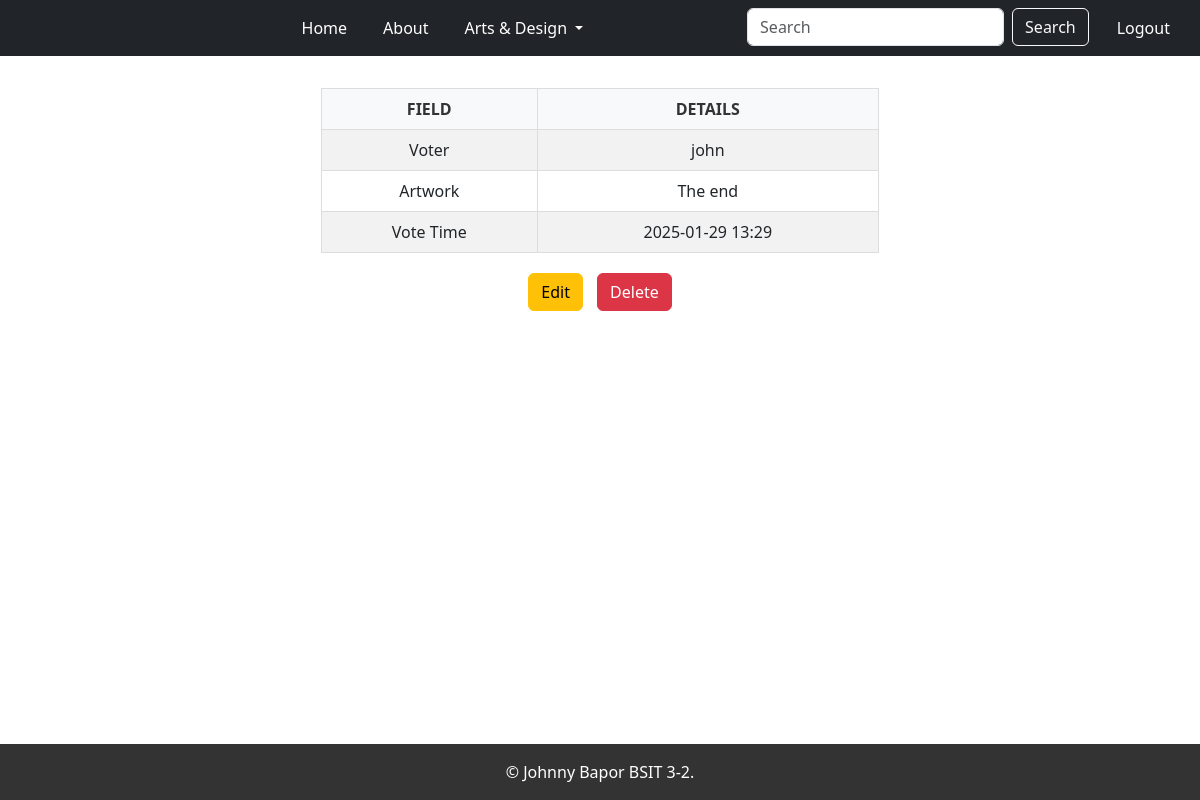
The page /votes/1/ (signed in) on the database its author committed.
### app/models.py (models this page shows, shortened)
class Vote(models.Model):
    accounts = models.ForeignKey(User, on_delete=models.CASCADE, related_name="votes")
    artwork = models.ForeignKey(Artwork, on_delete=models.CASCADE, related_name="votes")
    vote_timestamp = models.DateTimeField(auto_now_add=True)
    class Meta:
        constraints = [
            models.UniqueConstraint(fields=['accounts', 'artwork'], name='unique_vote')
        ]

class Artwork(models.Model):
    artist = models.ForeignKey(Artist, on_delete=models.CASCADE, related_name="artworks")
    artwork_title = models.CharField(max_length=255)
    artwork_description = models.TextField()
    artwork_image = models.ImageField(upload_to='artworks/', blank=True, null=True)

### app/views.py (the view)
# urls.py: path('votes/<int:pk>/', login_required(VoteDetailView.as_view()), name='vote-detail'),
class VoteDetailView(DetailView):
    model = Vote
    template_name = 'app/vote_detail.html'
    context_object_name = 'vote'

### app/templates/app/vote_detail.html
{% extends 'app/base.html' %}
{% block content %}
    <div style="text-align: center;">
        <table style="margin: 0 auto; border-collapse: collapse; width: 50%; text-align: center;">
            <tr>
                <th style="border: 1px solid #ddd; padding: 8px;">Field</th>
                <th style="border: 1px solid #ddd; padding: 8px;">Details</th>
            </tr>
            <tr>
                <td style="border: 1px solid #ddd; padding: 8px;">Voter</td>
                <td style="border: 1px solid #ddd; padding: 8px;">{{ vote.accounts.username }}</td>
            </tr>
            <tr>
                <td style="border: 1px solid #ddd; padding: 8px;">Artwork</td>
                <td style="border: 1px solid #ddd; padding: 8px;">{{ vote.artwork.artwork_title }}</td>
            </tr>
            <tr>
                <td style="border: 1px solid #ddd; padding: 8px;">Vote Time</td>
                <td style="border: 1px solid #ddd; padding: 8px;">{{ vote.vote_timestamp|date:"Y-m-d H:i" }}</td>
            </tr>
        </table>
        <div style="margin-top: 20px;">
            <a href="{% url 'vote-update' vote.pk %}" class="btn btn-warning" style="margin-right: 10px;">Edit</a>
            <a href="{% url 'vote-delete' vote.pk %}" class="btn btn-danger">Delete</a>
        </div>
    </div>
{% endblock %}

### static/css/Base.css (style rules this page uses)
body { font-family: Arial, sans-serif; margin: 0; padding: 0; }
table { width: 100%; border-collapse: collapse; margin: 20px 0; }
table, th, td { border: 1px solid #ddd; }
th, td { padding: 12px 15px; text-align: center; vertical-align: middle; }
th { background-color: #f8f9fa; color: #333; text-transform: uppercase; }
tr:nth-child(even) { background-color: #f2f2f2; }

### rows shown on the page
Vote: accounts.username "john", artwork.artwork_title "The end", vote_timestamp "2025-01-29 13:29"
